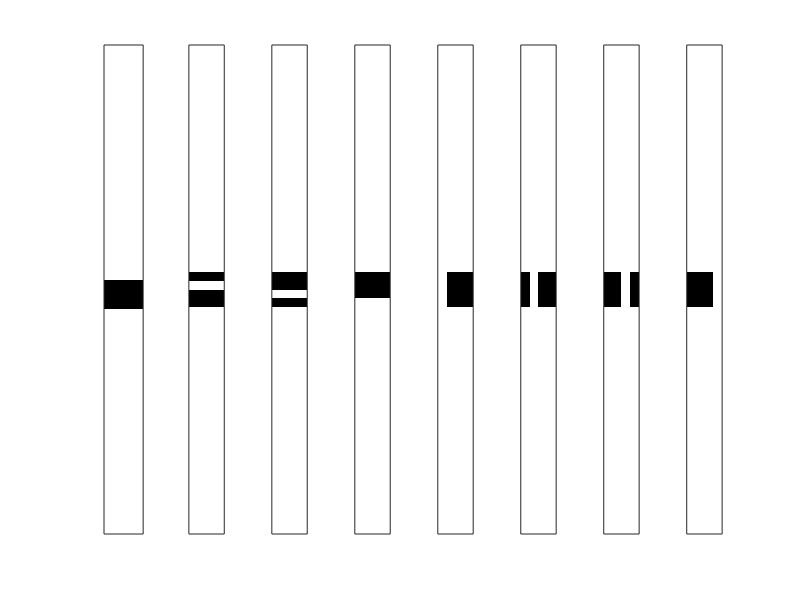

Write MATLAB code to recreate this figure. (Note: this script raises an error after producing the figure.)
%%% MATH5472 project Jing GAO

close all; clear;

% setting ground truth of topic-specific word distribution, Phi
% the size of the vocabulary is 16=4x4
% each position represents a unique word
% 8 topics in total

Phi(:,1) = [1 0 0 0 1 0 0 0 1 0 0 0 1 0 0 0]/4; % word distribution under topic 1
Phi(:,2) = [0 1 0 0 0 1 0 0 0 1 0 0 0 1 0 0]/4; % word distribution under topic 2
Phi(:,3) = [0 0 1 0 0 0 1 0 0 0 1 0 0 0 1 0]/4; % word distribution under topic 5
Phi(:,4) = [0 0 0 1 0 0 0 1 0 0 0 1 0 0 0 1]/4; % word distribution under topic 4
Phi(:,5) = [1 1 1 1 0 0 0 0 0 0 0 0 0 0 0 0]/4; % word distribution under topic 5
Phi(:,6) = [0 0 0 0 1 1 1 1 0 0 0 0 0 0 0 0]/4; % word distribution under topic 6
Phi(:,7) = [0 0 0 0 0 0 0 0 1 1 1 1 0 0 0 0]/4; % word distribution under topic 7
Phi(:,8) = [0 0 0 0 0 0 0 0 0 0 0 0 1 1 1 1]/4; % word distribution under topic 8

% show the ground truth of Phi
figure; colormap 'gray'
for i=1:8
    subplot(1,8,i); imagesc(reshape(Phi(:,i), [4 4])); axis equal; axis tight;
    set(gca,'xtick',[])
    set(gca,'ytick',[])
end
print('-djpeg', 'Phi_ground_truth.jpg');

% hyperparameters of symmetric Dirichlet priors
alpha=1;

M=500; % the number of documents in corpus
K=8; % the number of latent topics
Nd=100; % the number of words in each document
V = 16; % the size of the vocabulary

% ground truth of document-specific topic distribution, Theta
z = zeros(M,Nd);
w = zeros(M,Nd);
for m=1:M
    theta = dirrnd(ones(1,K)*alpha); % draw a topic distribution for each document from the symmetric Dirichlet prior
    for n=1:Nd 
        z(m,n) = find(mnrnd(1,theta)==1); % draw a topic for each word from the document-specific topic distribution theta
        w(m,n) = find(mnrnd(1,reshape(Phi(:,z(m,n)),[1 V]))==1); % draw each word from the topic-specific word distribution Phi(:,z(m,n))
    end
    word_hist(:,:,m) = reshape(hist(w(m,:),16), [4 4]); % reconstruct the document to an image
    Theta(m,:) = theta; % document-specific topic distribution
end

% show the first 16 documents/images
figure; colormap 'gray'
for i=1:16
    subplot(4,4,i);
    imagesc(word_hist(:,:,i)); axis equal; axis tight;
    set(gca,'xtick',[])
    set(gca,'ytick',[])
end
print('-djpeg', 'example_documents.jpg');

save('demo_data.mat','word_hist','w','z','Theta','Phi','K', 'alpha');
